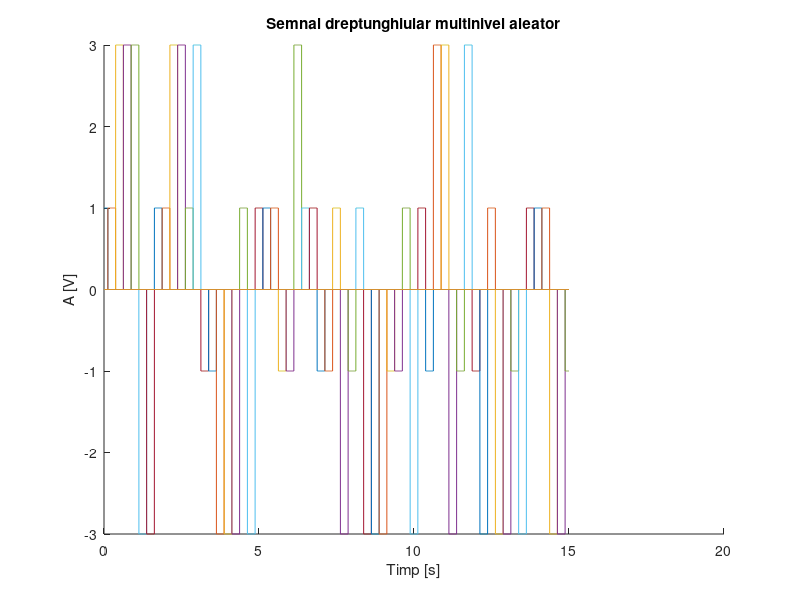
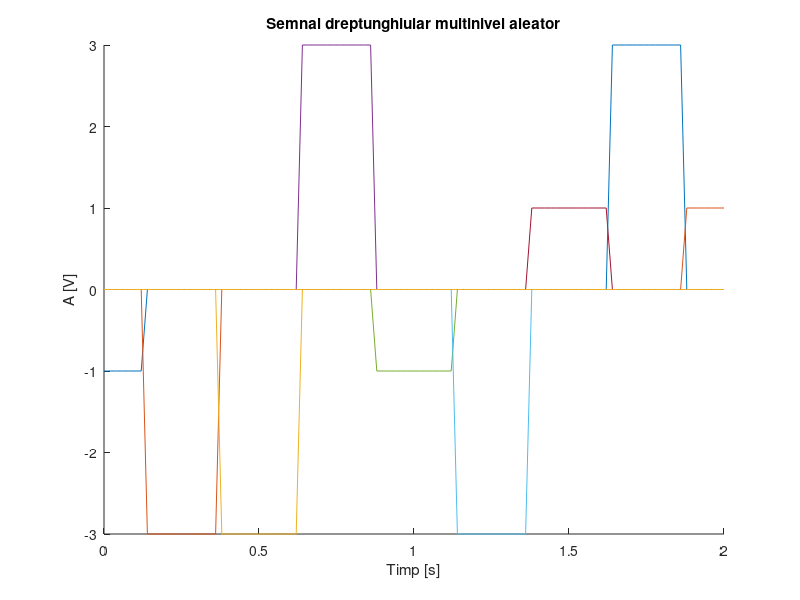
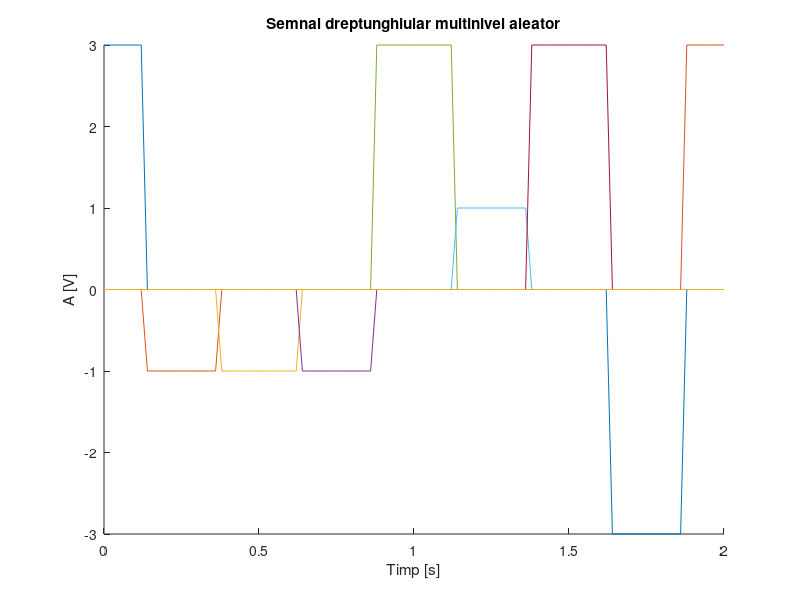

Reproduce these figures in MATLAB, in order.
%Semnal dreptunghiular multinivel aleator
%Durata fiecarui nivel:0,25s


%b) Nivelurile {-3;-1;1;3}
%Pentru t = 2ms rezolutia temporala

t=0:0.002:15; %0.002 = 2ms = rezolutia temporala
niv = [ -3 -1 1 3 ];
figure(1);
hold on
title('Semnal dreptunghiular multinivel aleator'),xlabel('Timp [s]'),ylabel('A [V]')
for n=0:0.25:25 %n=initial:pas:final
y = datasample(niv, 1);
%Functia datasample(data,k) returneaza k observatii extrase aleator din matricea/vectorul data.
plot(t, y*rectpuls(t-n, 0.25))
%Functia rectpuls(t,w)genereaza un impuls unitate (A=1) dreptunghiular de durata w centrat in t.
end


%Pentru t = 20ms rezolutia temporala

t=0:0.02:2; %0.02 = 20ms = rezolutia temporala
niv = [ -3 -1 1 3 ];
figure(2);
hold on
title('Semnal dreptunghiular multinivel aleator'),xlabel('Timp [s]'),ylabel('A [V]')
for n=0:0.25:25 %n=initial:pas:final
y = datasample(niv, 1);
%y = datasample(data,k) returneaza k observatii extrase aleator din matricea/vectorul data.
plot(t, y*rectpuls(t-n, 0.25))
%y = rectpuls(t,w)genereaza un impuls unitate (A=1) dreptunghiular de durata w centrat in t.
end



%Pentru t = 200ms rezolutia temporala

t=0:0.02:2; %0.2 = 200ms = rezolutia temporala
niv = [ -3 -1 1 3 ];
figure(3);
hold on
title('Semnal dreptunghiular multinivel aleator'),xlabel('Timp [s]'),ylabel('A [V]')
for n=0:0.25:25 %n=initial:pas:final
y = datasample(niv, 1);
%y = datasample(data,k) returneaza k observatii extrase aleator din matricea/vectorul data.
plot(t, y*rectpuls(t-n, 0.25))
%y = rectpuls(t,w)genereaza un impuls unitate (A=1) dreptunghiular de durata w centrat in t.
end